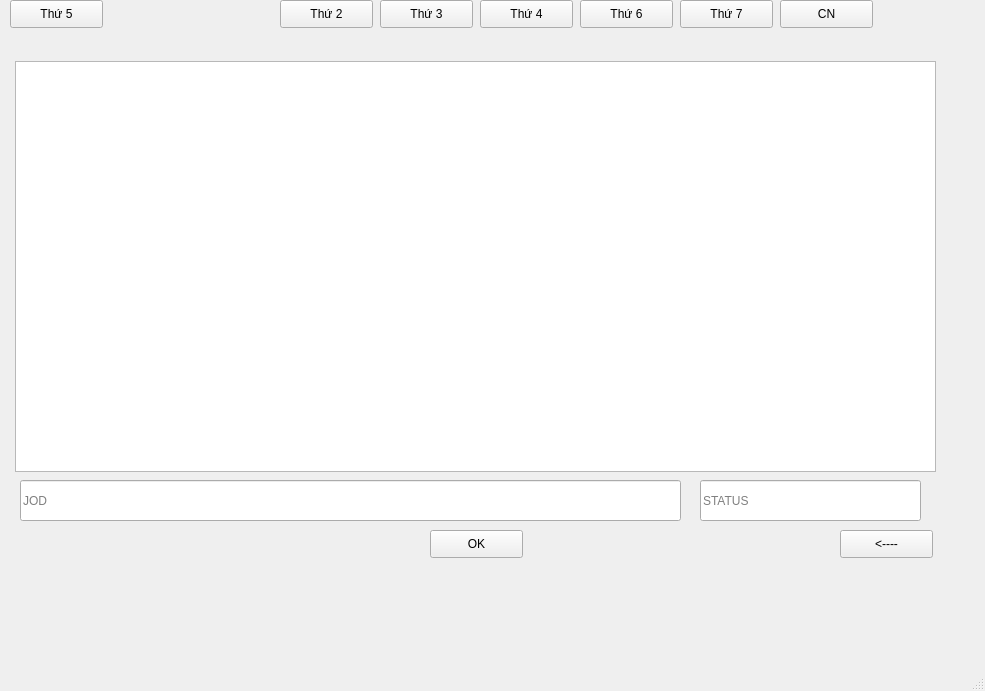
<?xml version="1.0" encoding="UTF-8"?>
<ui version="4.0">
 <class>MainWindow</class>
 <widget class="QMainWindow" name="MainWindow">
  <property name="geometry">
   <rect>
    <x>0</x>
    <y>0</y>
    <width>985</width>
    <height>691</height>
   </rect>
  </property>
  <property name="windowTitle">
   <string>MainWindow</string>
  </property>
  <widget class="QWidget" name="centralwidget">
   <widget class="QPushButton" name="t4">
    <property name="geometry">
     <rect>
      <x>480</x>
      <y>0</y>
      <width>93</width>
      <height>28</height>
     </rect>
    </property>
    <property name="text">
     <string>Thứ 4</string>
    </property>
   </widget>
   <widget class="QPushButton" name="t7">
    <property name="geometry">
     <rect>
      <x>680</x>
      <y>0</y>
      <width>93</width>
      <height>28</height>
     </rect>
    </property>
    <property name="text">
     <string>Thứ 7</string>
    </property>
   </widget>
   <widget class="QListWidget" name="listWidget">
    <property name="geometry">
     <rect>
      <x>15</x>
      <y>61</y>
      <width>921</width>
      <height>411</height>
     </rect>
    </property>
   </widget>
   <widget class="QPushButton" name="cn">
    <property name="geometry">
     <rect>
      <x>780</x>
      <y>0</y>
      <width>93</width>
      <height>28</height>
     </rect>
    </property>
    <property name="text">
     <string>CN</string>
    </property>
   </widget>
   <widget class="QPushButton" name="ql">
    <property name="geometry">
     <rect>
      <x>840</x>
      <y>530</y>
      <width>93</width>
      <height>28</height>
     </rect>
    </property>
    <property name="text">
     <string>&lt;----</string>
    </property>
   </widget>
   <widget class="QPushButton" name="pushButton">
    <property name="geometry">
     <rect>
      <x>10</x>
      <y>0</y>
      <width>93</width>
      <height>28</height>
     </rect>
    </property>
    <property name="text">
     <string>Thứ 5</string>
    </property>
   </widget>
   <widget class="QPushButton" name="t3">
    <property name="geometry">
     <rect>
      <x>380</x>
      <y>0</y>
      <width>93</width>
      <height>28</height>
     </rect>
    </property>
    <property name="text">
     <string>Thứ 3</string>
    </property>
   </widget>
   <widget class="QPushButton" name="ok">
    <property name="geometry">
     <rect>
      <x>430</x>
      <y>530</y>
      <width>93</width>
      <height>28</height>
     </rect>
    </property>
    <property name="text">
     <string>OK</string>
    </property>
   </widget>
   <widget class="QPushButton" name="t2">
    <property name="geometry">
     <rect>
      <x>280</x>
      <y>0</y>
      <width>93</width>
      <height>28</height>
     </rect>
    </property>
    <property name="text">
     <string>Thứ 2</string>
    </property>
   </widget>
   <widget class="QPushButton" name="t6">
    <property name="geometry">
     <rect>
      <x>580</x>
      <y>0</y>
      <width>93</width>
      <height>28</height>
     </rect>
    </property>
    <property name="text">
     <string>Thứ 6</string>
    </property>
   </widget>
   <widget class="QLineEdit" name="jod">
    <property name="geometry">
     <rect>
      <x>20</x>
      <y>480</y>
      <width>661</width>
      <height>41</height>
     </rect>
    </property>
    <property name="echoMode">
     <enum>QLineEdit::Normal</enum>
    </property>
    <property name="placeholderText">
     <string>JOD</string>
    </property>
   </widget>
   <widget class="QLineEdit" name="do_2">
    <property name="geometry">
     <rect>
      <x>700</x>
      <y>480</y>
      <width>221</width>
      <height>41</height>
     </rect>
    </property>
    <property name="placeholderText">
     <string>STATUS</string>
    </property>
   </widget>
  </widget>
  <widget class="QMenuBar" name="menubar">
   <property name="geometry">
    <rect>
     <x>0</x>
     <y>0</y>
     <width>985</width>
     <height>26</height>
    </rect>
   </property>
  </widget>
  <widget class="QStatusBar" name="statusbar"/>
 </widget>
 <resources/>
 <connections/>
</ui>
